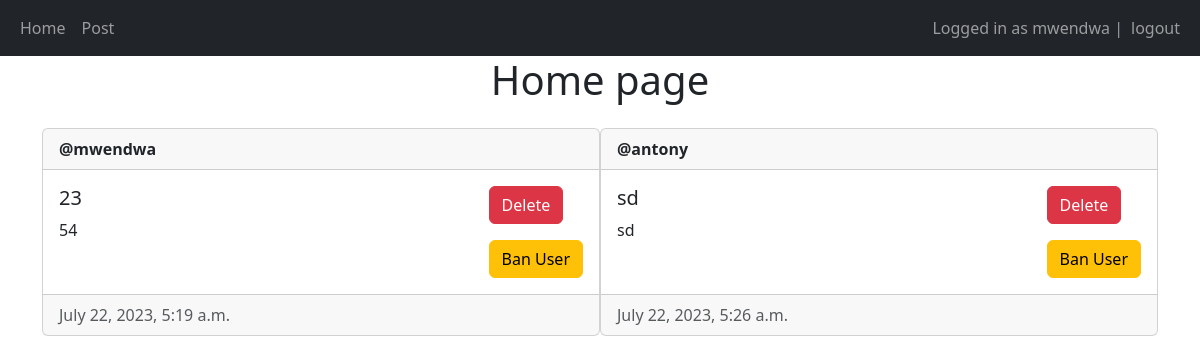
The page / (signed in) on the database its author committed.
### main/models.py (models this page shows, shortened)
class Post(models.Model):
    author = models.ForeignKey(User, on_delete=models.CASCADE)
    title = models.CharField(max_length=200)
    description = models.TextField()
    created_at = models.DateTimeField(auto_now_add=True)
    updated_at = models.DateField(auto_now=True)

### main/views.py (the view, shortened to what this page needs)
# urls.py: 2. Add a URL to urlpatterns:  path('', views.home, name='home')
@login_required(login_url= "/login")
@permission_required("main.view_post", login_url='/login', raise_exception=True)
def home(request):
    posts_made = Post.objects.all()
    return render(request, 'main/home.html', {"posts":posts_made})

### main/templates/main/home.html (shortened to what this page needs)
{% extends 'main/base.html' %}
{% block content %}
<h1 style="text-align: center;">Home page</h1>
<div class="mt-3 d-flex flex-row justify-content-evenly">
    {% for post in posts%}
    <div class="card mt-2" style="width: 50%;">
        <div class="card-header"><strong>@{{ post.author }}</strong></div>
        <div class="card-body d-flex flex-row justify-content-between">
            <div>
                <h5 class="card-title">{{ post.title }}</h5>
                <p>{{ post.description }}</p>
            </div>
            <div>
                {% if user == post.author or perms.main.delete_post %}
                <form method="POST">
                    <button type="submit" class="btn btn-danger" name="post-id" value="{{ post.id }}">Delete</button>
                </form>
                {% endif %}
                {% if user.is_staff %}
                <form method="POST">
                    <button type="submit" class="btn btn-warning mt-3" name="user-id" value="{{ post.author.id }}">Ban User</button>
                </form>
                {% endif %}
            </div>
        </div>
        <div class="card-footer text-muted">
            {{ post.created_at }}
        </div>
    </div>
    {% empty %}
    <p>No posts yet</p>
    {% endfor %}
</div>
{% endblock %}

### main/templates/main/base.html (shortened to what this page needs)
<!doctype html>
<html lang="en">
<head>
    <link href="https://cdn.jsdelivr.net/npm/bootstrap@5.3.0/dist/css/bootstrap.min.css" rel="stylesheet"
>
</head>
<body>
    <nav class="navbar navbar-expand-lg navbar-dark bg-dark">
        <div class="container-fluid">
            <div>
                <ul class="navbar-nav">
                    <li class="nav-item">
                        <a href="{% url 'home' %}" class="nav-link">Home</a>
                    </li>
                    <li class="nav-item">
                        <a href="/create-post" class="nav-link">Post</a>
                    </li>
                </ul>
            </div>
            <div>
                <ul class="navbar-nav">
                    {% if user.is_authenticated %}
                    <span class="navbar-text">Logged in as {{ user.username}} | </span>
                    <li class="nav-item">
                        <a href="/logout" class="nav-link">logout</a>
                    </li>
                    {% endif %}
                </ul>
            </div>
        </div>
    </nav>
    <div class="container">
        {% block content %}
        {% endblock %}
    </div>
</body>
</html>

### rows shown on the page
Post: author "mwendwa", title "23", description "54", {{ post.id }} 19 (drawn), created_at "July 22, 2023, 5:19 a.m."
Post: author "antony", title "sd", description "sd", {{ post.id }} 20 (drawn), created_at "July 22, 2023, 5:26 a.m."

### other values the page prints
{{ user.username }} "mwendwa"
